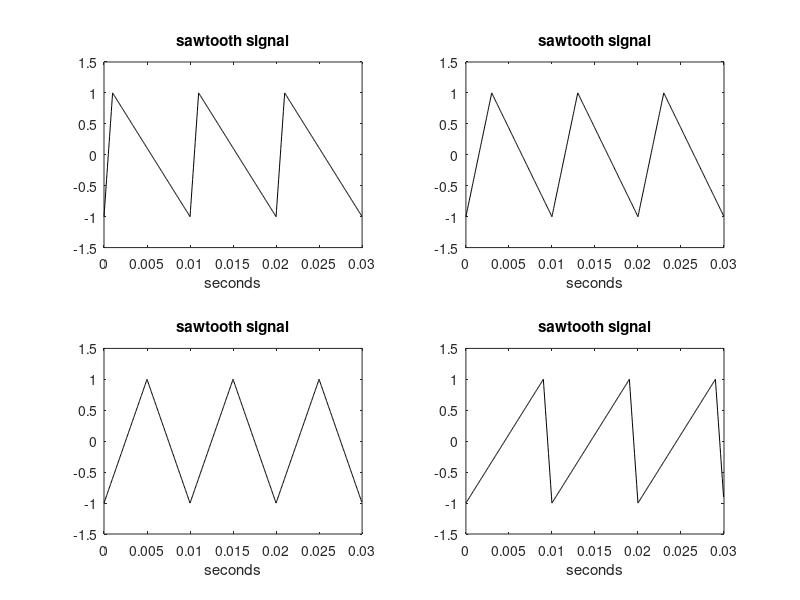

This chart was generated by the following MATLAB code:
% Sawtooth signals
fy=100; %signal frequency in Hz
wy=2*pi*fy; %signal frequency in rad/s
duy=0.03; %signal duration in seconds
fs=20000; %sampling frequency in Hz
tiv=1/fs; %time interval between samples;
t=0:tiv:(duy-tiv); %time intervals set
y=sawtooth(wy*t,0.1); %signal data set (width 0.1)
subplot(2,2,1); plot(t,y,'k'); %plots figure
axis([0 duy -1.5 1.5]);
xlabel('seconds'); title('sawtooth signal');
y=sawtooth(wy*t,0.3); %signal data set (width 0.3)
subplot(2,2,2); plot(t,y,'k'); %plots figure
axis([0 duy -1.5 1.5]);
xlabel('seconds'); title('sawtooth signal');
y=sawtooth(wy*t,0.5); %signal data set (width 0.5)
subplot(2,2,3); plot(t,y,'k'); %plots figure
axis([0 duy -1.5 1.5]);
xlabel('seconds'); title('sawtooth signal');
y=sawtooth(wy*t,0.9); %signal data set (width 0.9)
subplot(2,2,4); plot(t,y,'k'); %plots figure
axis([0 duy -1.5 1.5]);
xlabel('seconds'); title('sawtooth signal');